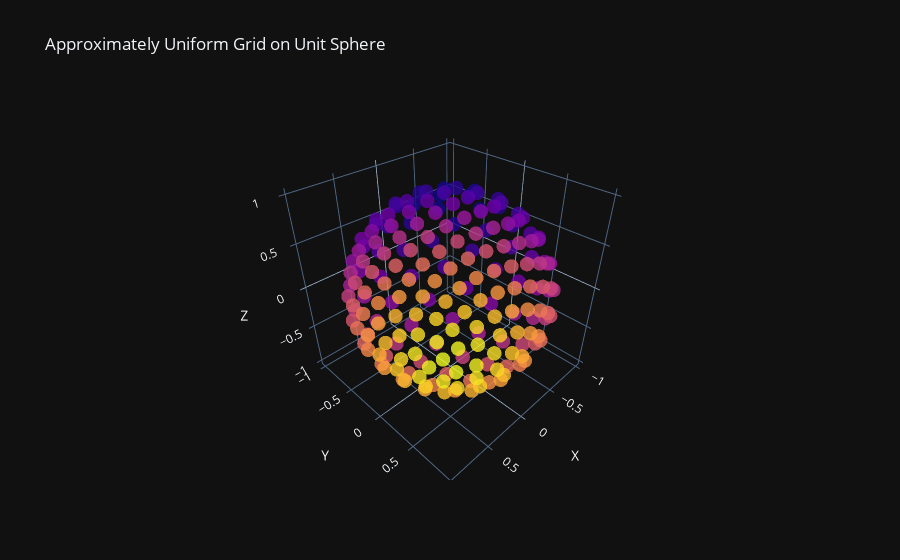

The notebook cell saved with this chart:
### Code cell
n = 200  # Number of points
points = sphere_uniform_grid(n)

trace = go.Scatter3d(
    x=points[:, 0],
    y=points[:, 1],
    z=points[:, 2],
    mode='markers',
    marker=dict(
        size=5,
        color=list(range(len(points))),
        opacity=0.8
    )
)

layout = go.Layout(
    title='Approximately Uniform Grid on Unit Sphere',
    scene=dict(
        xaxis=dict(title='X'),
        yaxis=dict(title='Y'),
        zaxis=dict(title='Z')
    )
)

fig = go.Figure(data=[trace], layout=layout)
fig.show()

### Figure 1 — Plotly figure (JSON) as saved in the notebook; plotly's stock layout.template omitted (floating-point values rounded to 4 significant figures; data arrays with more than 128 entries replaced by an {"elided": "..."} marker saying what was removed)
{"data": [{"marker": {"color": {"elided": "200 int values"}, "opacity": 0.8, "size": 5}, "mode": "markers", "type": "scatter3d", "x": {"elided": "200 float values"}, "y": {"elided": "200 float values"}, "z": {"elided": "200 float values"}}], "layout": {"scene": {"xaxis": {"title": {"text": "X"}}, "yaxis": {"title": {"text": "Y"}}, "zaxis": {"title": {"text": "Z"}}}, "title": {"text": "Approximately Uniform Grid on Unit Sphere"}}}
